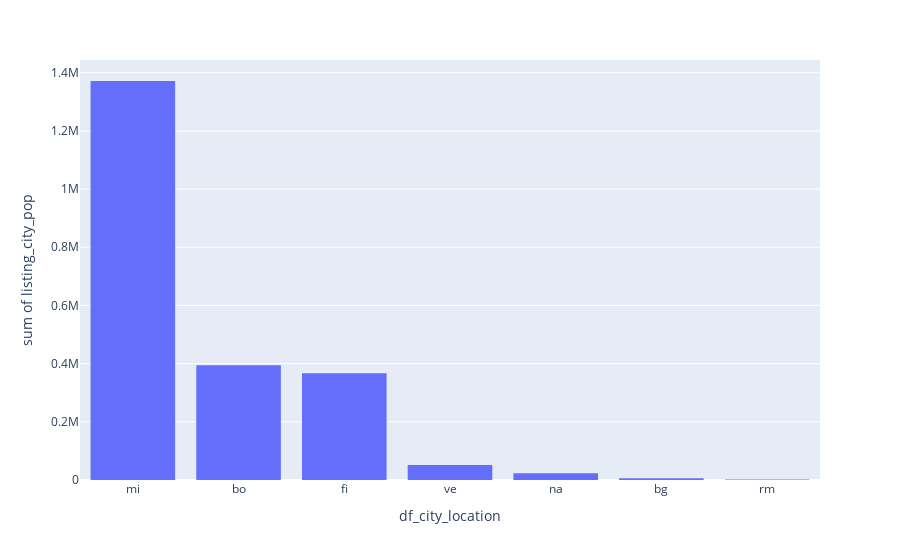

The cell this chart's notebook holds for it:
### Code cell
city_confr_population = pd.DataFrame(df.groupby(["df_city_location"]).median("listing_city_pop")["listing_city_pop"])
city_confr_population.reset_index(inplace=True)

fig = px.histogram(city_confr_population,
                   x = "df_city_location",
                   y = "listing_city_pop"
                   )
fig.update_xaxes(categoryorder="total descending")
fig.show()

### Figure 1 — Plotly figure (JSON) as saved in the notebook; plotly's stock layout.template omitted (floating-point values rounded to 4 significant figures)
{"data": [{"alignmentgroup": "True", "bingroup": "x", "histfunc": "sum", "hovertemplate": "df_city_location=%{x}<br>sum of listing_city_pop=%{y}<extra></extra>", "legendgroup": "", "marker": {"color": "#636efa", "pattern": {"shape": ""}}, "name": "", "offsetgroup": "", "orientation": "v", "showlegend": false, "x": ["bg", "bo", "fi", "mi", "na", "rm", "ve"], "xaxis": "x", "y": [6441.0, 394800.0, 367200.0, 1371000.0, 23050.0, 1451.0, 51300.0], "yaxis": "y", "type": "histogram"}], "layout": {"xaxis": {"anchor": "y", "domain": [0.0, 1.0], "title": {"text": "df_city_location"}, "categoryorder": "total descending"}, "yaxis": {"anchor": "x", "domain": [0.0, 1.0], "title": {"text": "sum of listing_city_pop"}}, "legend": {"tracegroupgap": 0}, "margin": {"t": 60}, "barmode": "relative"}}
